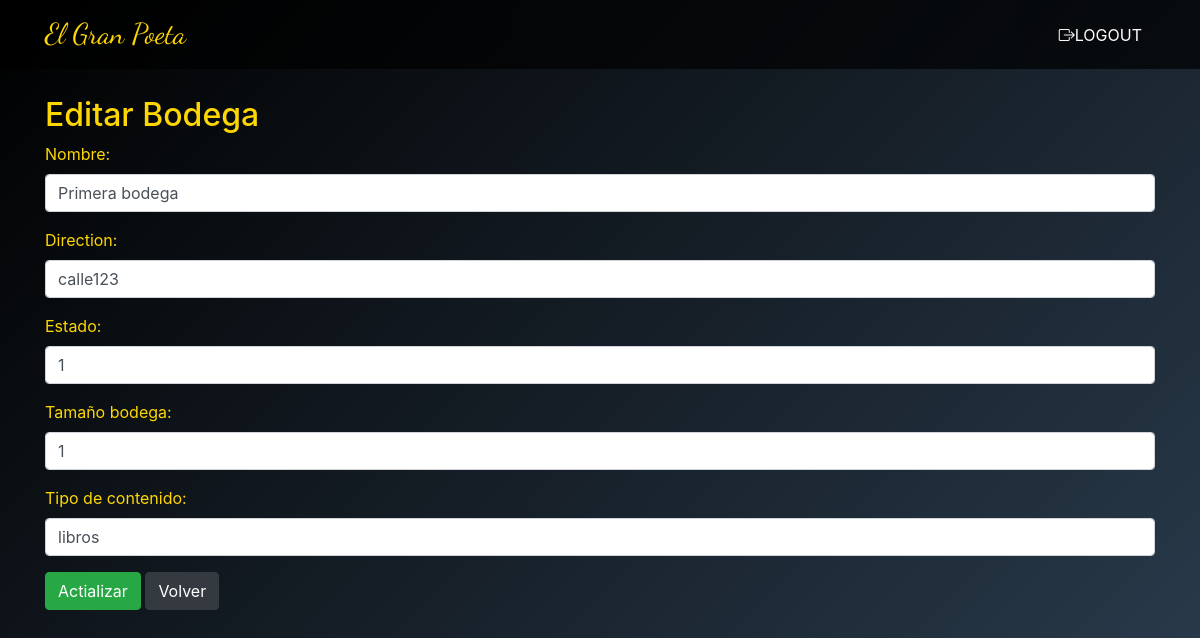
Screenshot of /Bodegas/bodegas_update/2/ with the database file from the repository.
### Bodegas/models.py (models this page shows, shortened)
class Bodega(models.Model):
    nombre = models.TextField(max_length=200)
    direction = models.TextField(max_length=100)
    tipo_de_contenido = models.CharField(max_length=100)
    capacidad = models.PositiveIntegerField(null=True, blank=True)
    estado = models.PositiveIntegerField(null=True, blank=True)
    nivel_stock = models.IntegerField(default=0)
    tamaño_bodega = models.PositiveIntegerField(null=True, blank=True)
    bodega_origen = models.CharField(max_length=100, null=True, blank=True)
    bodega_destino = models.CharField(max_length=100, null=True, blank=True)
    created_at = models.DateTimeField(auto_now_add=True)
    updated_at = models.DateTimeField(auto_now=True)

### Bodegas/views.py (the view)
# urls.py: path('bodegas_update/<int:pk>/', BodegasUpdateView.as_view(), name='bodegas_update'),
class BodegasUpdateView(UpdateView):
    model = Bodega
    template_name = 'Bodegas/bodegas_update.html'
    form_class = BodegasForm
    success_url = reverse_lazy('bodegas_list')

### Bodegas/forms.py
class BodegasForm(forms.ModelForm):
    class Meta:
        model = Bodega
        fields = ('nombre', 'direction', 'estado', 'tamaño_bodega', 'tipo_de_contenido')
        widgets = {
            'nombre': forms.TextInput(attrs={'class': 'form-control', 'placeholder': 'Nombre de la bodega'}),
            'direction': forms.TextInput(attrs={'class': 'form-control', 'placeholder': 'Dirección de la bodega'}),
            'estado': forms.TextInput(attrs={'class': 'form-control'}),
            'tamaño_bodega': forms.TextInput(attrs={'class': 'form-control'}),
            'tipo_de_contenido': forms.TextInput(attrs={'class': 'form-control'}),
        }

### Bodegas/templates/bodegas/bodegas_update.html (shortened to what this page needs)
{% extends 'Libreria/Base_modulos.html' %}
{% block content %}
<body class="text-white">
    <h2>Editar Bodega</h2>
    <form method="post" enctype="multipart/form-data">
        {{ form.as_p }}
        <button class="btn btn-success">Actializar</button>
        <a class="btn btn-dark" href="{% url 'bodegas_list' %}">Volver</a>
    </form>
</body>
{% endblock %}

### Libreria/static/Libreria/css/style_base_libros.css (style rules this page uses)
body { background: linear-gradient(135deg, #000000 0%, #2C3E50 100%); min-height: 100vh; display: flex; flex-direction: column; }

### Editoriales/static/Editoriales/css/formStyle.css (style rules this page uses)
label { color: #ffd700; }
h2 { color: #ffd700; }

### rows the page displays
Bodega: nombre "Primera bodega", direction "calle123", estado "1", tamaño_bodega "1", tipo_de_contenido "libros"
